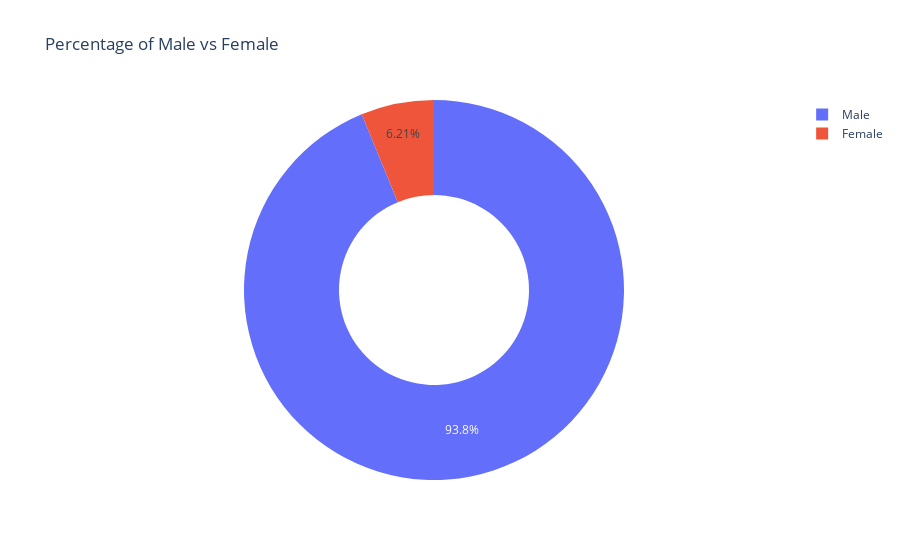

The code cell stored with this chart in its notebook:
### Code cell
fig = px.pie(df_gender, values='sex', names=df_gender.index, hole=0.5, title='Percentage of Male vs Female')
fig.show()

### Figure 1 — Plotly figure (JSON) as saved in the notebook; plotly's stock layout.template omitted (floating-point values rounded to 4 significant figures)
{"data": [{"domain": {"x": [0, 1], "y": [0, 1]}, "hole": 0.5, "hovertemplate": "index=%{label}<br>sex=%{value}<extra></extra>", "labels": ["Female", "Male"], "legendgroup": "", "name": "", "showlegend": true, "type": "pie", "values": [58, 876]}], "layout": {"legend": {"tracegroupgap": 0}, "title": {"text": "Percentage of Male vs Female"}}}
